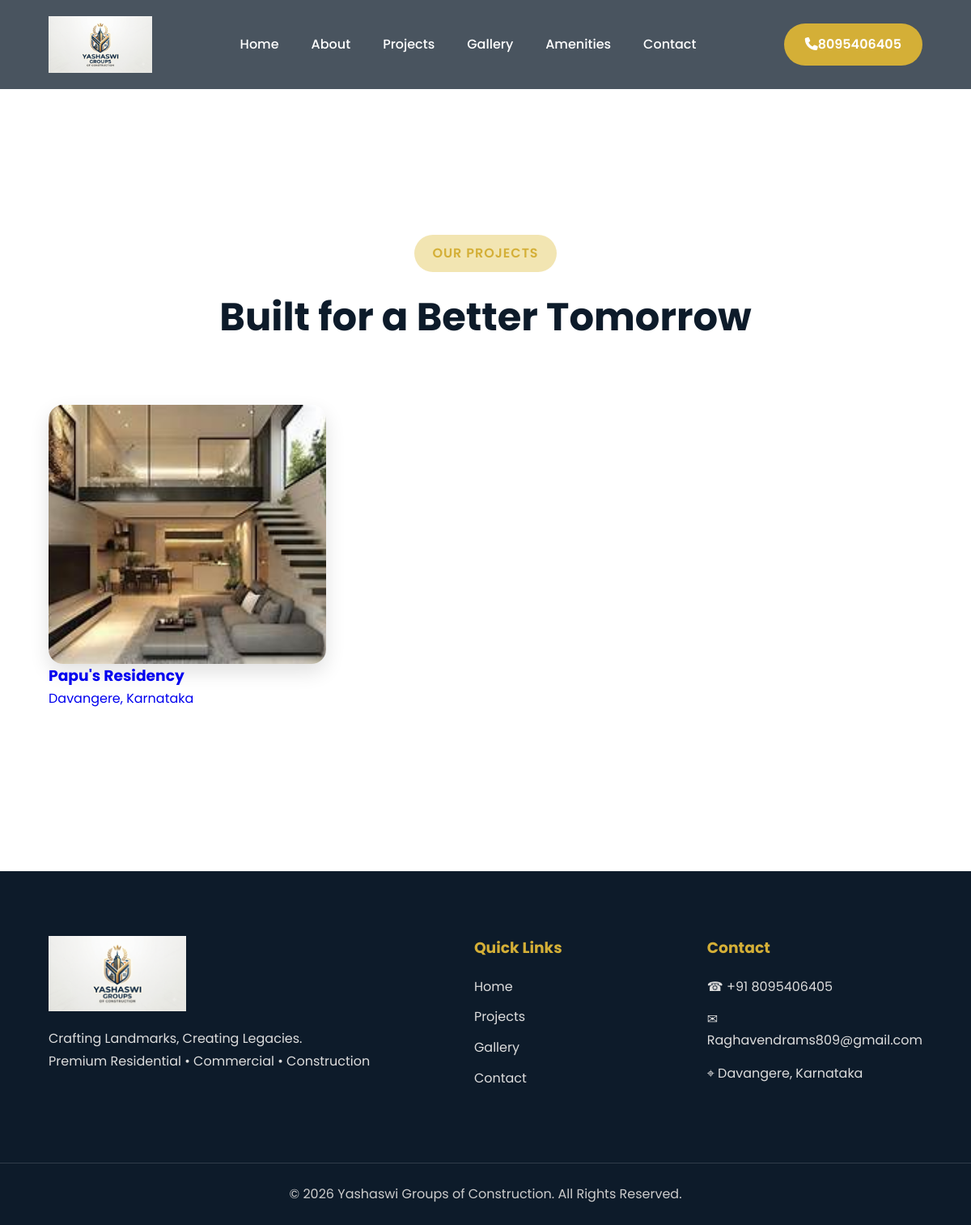
The app's page /projects.php with its own data.
### tables this page shows
CREATE TABLE projects (id INT UNSIGNED AUTO_INCREMENT PRIMARY KEY, project_name VARCHAR(150) NOT NULL, location VARCHAR(200) NOT NULL, description TEXT NOT NULL, status ENUM('Upcoming','Ongoing','Completed') NOT NULL DEFAULT 'Ongoing', price VARCHAR(100) NULL, google_map TEXT NULL, thumbnail VARCHAR(255) NOT NULL, created_at TIMESTAMP DEFAULT CURRENT_TIMESTAMP);

### includes/db.php (called while the page is built, shortened)
<?php
function db(): PDO
{
    static $pdo;
    if (!$pdo instanceof PDO) {
        $pdo = new PDO('mysql:host=' . DB_HOST . ';dbname=' . DB_NAME . ';charset=utf8mb4', DB_USER, DB_PASS, [
            PDO::ATTR_ERRMODE => PDO::ERRMODE_EXCEPTION,
            PDO::ATTR_DEFAULT_FETCH_MODE => PDO::FETCH_ASSOC,
            PDO::ATTR_EMULATE_PREPARES => false,
        ]);
    }
    return $pdo;
}

### includes/functions.php (called while the page is built, shortened)
<?php
function e(?string $value): string { return htmlspecialchars((string) $value, ENT_QUOTES, 'UTF-8'); }
function url(string $path = ''): string { return rtrim(BASE_URL, '/') . '/' . ltrim($path, '/'); }

### projects.php (the view)
<?php require_once __DIR__ . '/includes/session.php'; require_once __DIR__ . '/includes/db.php'; $pageTitle='Projects | Yashaswi Groups'; try { $projects=db()->query('SELECT * FROM projects ORDER BY created_at DESC')->fetchAll(); } catch(Throwable $e) { $projects=[]; } require __DIR__ . '/includes/header.php'; ?>
<main style="padding:170px 0 80px"><section class="projects"><div class="container"><div class="section-heading"><span>OUR PROJECTS</span><h2>Built for a Better Tomorrow</h2></div><div class="gallery-grid"><?php foreach($projects as $p): ?><a href="<?= url('project-details.php?id=' . (int)$p['id']) ?>"><img src="<?= url($p['thumbnail']) ?>" alt="<?= e($p['project_name']) ?>"><h3><?= e($p['project_name']) ?></h3><p><?= e($p['location']) ?></p></a><?php endforeach; ?><?php if(!$projects): ?><p>No projects are published yet.</p><?php endif; ?></div></div></section></main><?php require __DIR__ . '/includes/footer.php'; ?>

### style.css (style rules this page uses)
* { margin:0; padding:0; box-sizing:border-box; }
html { scroll-behavior:smooth; }
body { font-family:'Poppins',sans-serif; color:#2d2d2d; background:#ffffff; overflow-x:hidden; line-height:1.6; }
img { width:100%; display:block; }
a { text-decoration:none; }
.container { width:90%; max-width:1300px; margin:auto; }
:root { --primary:#0D1B2A; --secondary:#D4AF37; --white:#ffffff; --black:#111111; --grey:#777777; --light:#f7f7f7; --shadow:0 15px 40px rgba(0,0,0,.12); }
.section-heading { text-align:center; margin-bottom:70px; }
.section-heading span { display:inline-block; background:#f2e5b2; color:var(--secondary); padding:10px 22px; border-radius:30px; font-weight:600; letter-spacing:1px; margin-bottom:18px; }
.section-heading h2 { font-size:48px; margin-bottom:20px; color:var(--primary); }
.projects { padding:120px 0; background:#ffffff; }
.gallery-grid { display:grid; grid-template-columns:repeat(3,1fr); gap:25px; }
.gallery-grid img { width:100%; height:320px; object-fit:cover; border-radius:18px; cursor:pointer; transition:.45s; box-shadow:0 10px 25px rgba(0,0,0,.12); }

### records on screen
projects: thumbnail (picture), project_name "Papu's Residency", location "Davangere, Karnataka"
